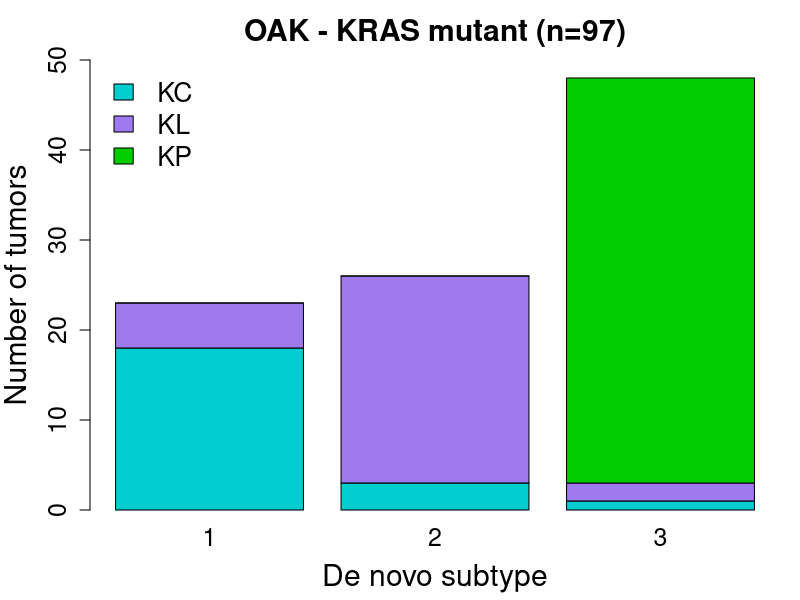

Generate this figure with R:
t <- matrix(c(18,3,1,5,23,2,0,0,45), nr=3, byrow=TRUE)
rownames(t) <- c("KC", "KL", "KP")
colnames(t) <- c("1", "2", "3")

pdf("../figures/FigS1_OAKmut_NMF_SubtypeConcordanceWithSkoulidis.pdf", width=5.5, height=6.5)
par(mar=c(4.5, 4.5, 3, 1))
barplot(t, xlab="De novo subtype", ylab="Number of tumors", col=c("cyan3", "mediumpurple2", "green3"), 
			main="OAK - KRAS mutant (n=97)", cex.axis=1.5, cex.lab=1.8, cex.names=1.5, cex.main=1.8, ylim=c(0,50))
legend("topleft", legend=rownames(t), fill=c("cyan3", "mediumpurple2", "green3"), cex=1.6, bty="n")
dev.off()

concordance <- sum(diag(t)) / sum(t)
